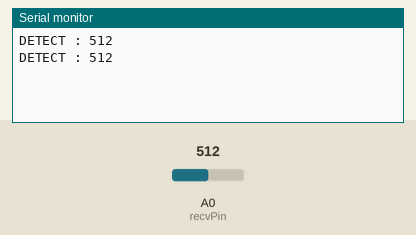
Recording of a sketch running on a simulated Arduino Uno, built with avr-gcc and run on an emulated ATmega328P. On the bench: the last lines printed to the serial monitor. The test bench sets the inputs (shaded band); at power-on: A0 (recvPin) = 512.

Above: at 1.8 s.
1.9 s: A0 (recvPin) set to 716
At 2.4 s:
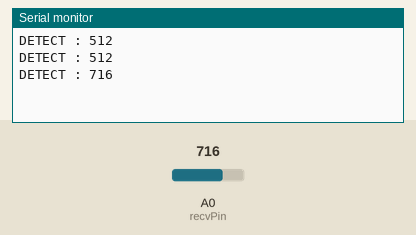
3.4 s: A0 (recvPin) set to 900
At 4.8 s:
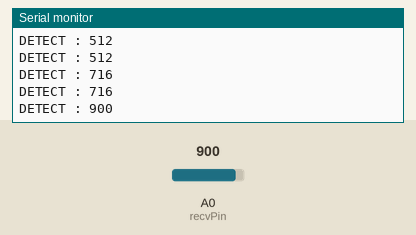
Timing chart, 0 to 6.4 s (numbered marks = the images above; inputs shaded):
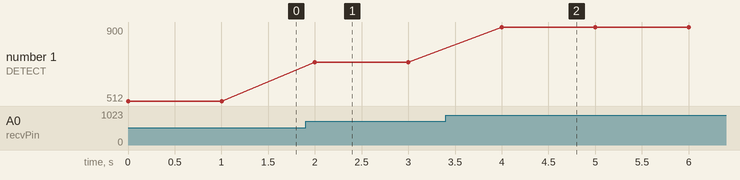

Measured:
- after the input at 1.9 s, the serial monitor: prints a new line after 0.10 s (image 1)
- after the input at 3.4 s, the serial monitor: prints a new line after 0.60 s (image 2)
- plotted number 1: 512 → 716 after the input at 1.9 s, 716 → 900 after the input at 3.4 s

The sketch:

sensor.ino
```cpp
/* LED Light Sensor
 * by Duane O'Brien
 * for IBM Developer Works
 */
  int recvPin = 0;
  int wait = 1000;
  int val = 0;

  void setup()
  {
    // Initialize the Serial Interface
    Serial.begin(9600);
  }

  void loop()
  {
    // Take a reading from the Analog Pin
    val = analogRead(recvPin);
    // Output the detected value
    Serial.print("DETECT : ");
    Serial.println(val);
    // Wait to take the next reading.
    delay(wait);
  }
```
